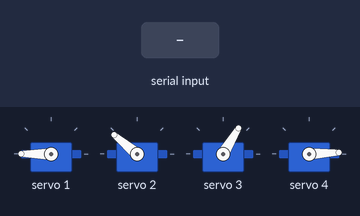
A sketch run on a simulated Arduino Uno, built with avr-gcc and run on an emulated ATmega328P. On the bench: 4 × servo. The test bench sets the inputs (shaded band).

Above: at 9.2 s.
9.3 s: "1" received over Serial
At 10.38 s:
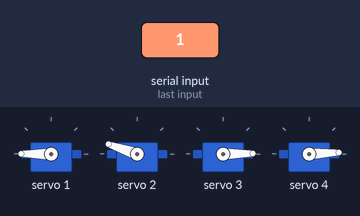
15.3 s: "0" received over Serial
At 16.68 s:
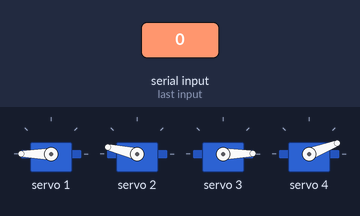
21.3 s: "0" received over Serial
At 23.44 s:
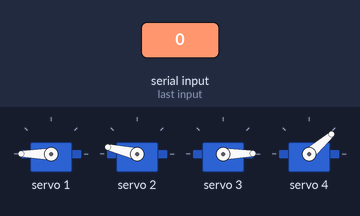
Timing chart, 0 to 29.7 s (numbered marks = the images above; inputs shaded):
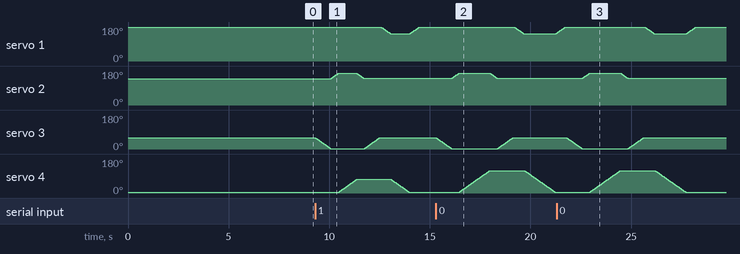

Measured:
- after the input at 9.3 s, servo 2: rises from 140° to 167° in 0.35 s, then falls to 141° in 1.3 s; servo 4: rises from 3° to 72° in 0.91 s, then falls to 3° in 2.6 s
- after the input at 15.3 s, servo 2: rises from 141° to 167° in 0.32 s, then falls to 141° in 1.9 s; servo 4: rises from 3° to 119° in 1.5 s, then falls to 3° in 3.3 s
- after the input at 21.3 s, servo 2: rises from 141° to 167° in 0.32 s, then falls to 141° in 1.9 s; servo 4: rises from 3° to 119° in 1.5 s, then falls to 3° in 3.3 s

The sketch:

automated_robot_control.ino
```cpp
//import the required librabries
#include<Wire.h> // To communicate with PCA9685 Servomotor driver which uses I2C communication protocol
#include<Adafruit_PWMServoDriver.h> // To set the pwm frequency and control the servomotors
Adafruit_PWMServoDriver pwm = Adafruit_PWMServoDriver(); // create an object

// servomotor 1 is the elbow motor
// servomotor 2 is the shoulder motor
// servomotor 3 is the gripper motor
// servomotor 4 is the base motor

// initialize the variables
int desired_position_value1; // the desired_position_value of the servomotor 1
int current_position_value1; // current_position_value of the servomotor 1
int desired_position_value2;
int current_position_value2;
int desired_position_value3;
int current_position_value3;
int desired_position_value4;
int current_position_value4;
int object_category_data; // to read and store the object classification data received from the Deep Learning model

void setup()
{
  Serial.begin(9600); // initialize the serial motor to view the print statements
  pwm.begin(); // initialize the pwm object
  pwm.setPWMFreq(55); // set the pwm frequency which is typically 55 Hz for MG90S servomotor
  // initialize the servomotor positions. Servomotors are controlled by potentiometers to determine all these values
  current_position_value1 = 550;
  current_position_value2 = 448;
  current_position_value3 = 260;
  current_position_value4 = 130;
  // Bring the servomotors to the home position
  //setPWM() syntax - setPWM(channel, on, off). The pin will be high from on to off value range (also known as tick values)
  pwm.setPWM(1,0,current_position_value1);
  delay(2000);
  pwm.setPWM(2,0,current_position_value2);
  delay(2000);
  pwm.setPWM(3,0,current_position_value3);
  delay(2000);
  pwm.setPWM(4,0,current_position_value4);
  delay(2000);
}

void loop()
{
  while(Serial.available())
  {
  object_category_data = Serial.read();
  // if object_category_data == 1, then pick the object and place it in the green position
  if(object_category_data=='1')
  {
  desired_position_value3= 125; // desired_position_value position
  // if the desired_position_value position and current_position_value position is not
  if(desired_position_value3 != current_position_value3)
  {
    // if the desired position value is greater than current position value then the current position value has to be incremented to reach the desired position
    if(desired_position_value3>current_position_value3)
    {
      for(int i=current_position_value3; i<=desired_position_value3; i++)
      {pwm.setPWM(3,0,i);
        delay(5);} // a delay of 5ms is added to control the speed of the servomotor
      current_position_value3 = desired_position_value3; // set the current position value of the servomotor. This is needed for controlling the motor again
    }
    // if the desired position value is less than current position value then the current position value has to be decremented to reach the desired position
    if(desired_position_value3<current_position_value3)
    {
      for(int j=current_position_value3; j>=desired_position_value3; j--)
      {pwm.setPWM(3,0,j);
        delay(5);}
       current_position_value3 = desired_position_value3;
    }
  }

  desired_position_value2= 510;
  if(desired_position_value2 != current_position_value2)
  {
    if(desired_position_value2>current_position_value2)
    {
      for(int i=current_position_value2; i<=desired_position_value2; i++)
      {pwm.setPWM(2,0,i);
        delay(5);}
      current_position_value2 = desired_position_value2;
    }
    if(desired_position_value2<current_position_value2)
    {
      for(int j=current_position_value2; j>=desired_position_value2; j--)
      {pwm.setPWM(2,0,j);
        delay(5);}
       current_position_value2 = desired_position_value2;
    }
  }

  desired_position_value4= 290;
  if(desired_position_value4 != current_position_value4)
  {
    if(desired_position_value4>current_position_value4)
    {
      for(int i=current_position_value4; i<=desired_position_value4; i++)
      {pwm.setPWM(4,0,i);
        delay(5);}
      current_position_value4 = desired_position_value4;
    }
    if(desired_position_value4<current_position_value4)
    {
      for(int j=current_position_value4; j>=desired_position_value4; j--)
      {pwm.setPWM(4,0,j);
        delay(5);}
       current_position_value4 = desired_position_value4;
    }
  }

  desired_position_value2= 450;
  if(desired_position_value2 != current_position_value2)
  {
    if(desired_position_value2>current_position_value2)
    {
      for(int i=current_position_value2; i<=desired_position_value2; i++)
      {pwm.setPWM(2,0,i);
        delay(5);}
      current_position_value2 = desired_position_value2;
    }
    if(desired_position_value2<current_position_value2)
    {
      for(int j=current_position_value2; j>=desired_position_value2; j--)
      {pwm.setPWM(2,0,j);
        delay(5);}
       current_position_value2 = desired_position_value2;
    }
  }

  desired_position_value3= 260;
  if(desired_position_value3 != current_position_value3)
  {
    if(desired_position_value3>current_position_value3)
    {
      for(int i=current_position_value3; i<=desired_position_value3; i++)
      {pwm.setPWM(3,0,i);
        delay(5);}
      current_position_value3 = desired_position_value3;
    }
    if(desired_position_value3<current_position_value3)
    {
      for(int j=current_position_value3; j>=desired_position_value3; j--)
      {pwm.setPWM(3,0,j);
        delay(5);}
       current_position_value3 = desired_position_value3;
    }
  }

  desired_position_value1= 455;
  if(desired_position_value1 != current_position_value1)
  {
    if(desired_position_value1>current_position_value1)
    {
      for(int i=current_position_value1; i<=desired_position_value1; i++)
      {pwm.setPWM(1,0,i);
        delay(5);}
      current_position_value1 = desired_position_value1;
    }
    if(desired_position_value1<current_position_value1)
    {
      for(int j=current_position_value1; j>=desired_position_value1; j--)
      {pwm.setPWM(1,0,j);
        delay(5);}
       current_position_value1 = desired_position_value1;
    }
  }

  desired_position_value4= 130;
  if(desired_position_value4 != current_position_value4)
  {
    if(desired_position_value4>current_position_value4)
    {
      for(int i=current_position_value4; i<=desired_position_value4; i++)
      {pwm.setPWM(4,0,i);
        delay(5);}
      current_position_value4 = desired_position_value4;
    }
    if(desired_position_value4<current_position_value4)
    {
      for(int j=current_position_value4; j>=desired_position_value4; j--)
      {pwm.setPWM(4,0,j);
        delay(5);}
       current_position_value4 = desired_position_value4;
    }
  }

  desired_position_value1= 550;
  if(desired_position_value1 != current_position_value1)
  {
    if(desired_position_value1>current_position_value1)
    {
      for(int i=current_position_value1; i<=desired_position_value1; i++)
      {pwm.setPWM(1,0,i);
        delay(5);}
      current_position_value1 = desired_position_value1;
    }
    if(desired_position_value1<current_position_value1)
    {
      for(int j=current_position_value1; j>=desired_position_value1; j--)
      {pwm.setPWM(1,0,j);
        delay(5);}
       current_position_value1 = desired_position_value1;
    }
  }
  }
  // if object_category_data == 0, then pick the object and place it in the orange position
  else if(object_category_data=='0')
  {
  desired_position_value3= 125;
  if(desired_position_value3 != current_position_value3)
  {
    if(desired_position_value3>current_position_value3)
    {
      for(int i=current_position_value3; i<=desired_position_value3; i++)
      {pwm.setPWM(3,0,i);
        delay(5);}
      current_position_value3 = desired_position_value3;
    }
    if(desired_position_value3<current_position_value3)
    {
      for(int j=current_position_value3; j>=desired_position_value3; j--)
      {pwm.setPWM(3,0,j);
        delay(5);}
       current_position_value3 = desired_position_value3;
    }
  }

  desired_position_value2= 510;
  if(desired_position_value2 != current_position_value2)
  {
    if(desired_position_value2>current_position_value2)
    {
      for(int i=current_position_value2; i<=desired_position_value2; i++)
      {pwm.setPWM(2,0,i);
        delay(5);}
      current_position_value2 = desired_position_value2;
    }
    if(desired_position_value2<current_position_value2)
    {
      for(int j=current_position_value2; j>=desired_position_value2; j--)
      {pwm.setPWM(2,0,j);
        delay(5);}
       current_position_value2 = desired_position_value2;
    }
  }

  desired_position_value4= 400;
  if(desired_position_value4 != current_position_value4)
  {
    if(desired_position_value4>current_position_value4)
    {
      for(int i=current_position_value4; i<=desired_position_value4; i++)
      {pwm.setPWM(4,0,i);
        delay(5);}
      current_position_value4 = desired_position_value4;
    }
    if(desired_position_value4<current_position_value4)
    {
      for(int j=current_position_value4; j>=desired_position_value4; j--)
      {pwm.setPWM(4,0,j);
        delay(5);}
       current_position_value4 = desired_position_value4;
    }
  }

  desired_position_value2= 450;
  if(desired_position_value2 != current_position_value2)
  {
    if(desired_position_value2>current_position_value2)
    {
      for(int i=current_position_value2; i<=desired_position_value2; i++)
      {pwm.setPWM(2,0,i);
        delay(5);}
      current_position_value2 = desired_position_value2;
    }
    if(desired_position_value2<current_position_value2)
    {
      for(int j=current_position_value2; j>=desired_position_value2; j--)
      {pwm.setPWM(2,0,j);
        delay(5);}
       current_position_value2 = desired_position_value2;
    }
  }

  desired_position_value3= 260;
  if(desired_position_value3 != current_position_value3)
  {
    if(desired_position_value3>current_position_value3)
    {
      for(int i=current_position_value3; i<=desired_position_value3; i++)
      {pwm.setPWM(3,0,i);
        delay(5);}
      current_position_value3 = desired_position_value3;
    }
    if(desired_position_value3<current_position_value3)
    {
      for(int j=current_position_value3; j>=desired_position_value3; j--)
      {pwm.setPWM(3,0,j);
        delay(5);}
       current_position_value3 = desired_position_value3;
    }
  }

  desired_position_value1= 455;
  if(desired_position_value1 != current_position_value1)
  {
    if(desired_position_value1>current_position_value1)
    {
      for(int i=current_position_value1; i<=desired_position_value1; i++)
      {pwm.setPWM(1,0,i);
        delay(5);}
      current_position_value1 = desired_position_value1;
    }
    if(desired_position_value1<current_position_value1)
    {
      for(int j=current_position_value1; j>=desired_position_value1; j--)
      {pwm.setPWM(1,0,j);
        delay(5);}
       current_position_value1 = desired_position_value1;
    }
  }

  desired_position_value4= 130;
  if(desired_position_value4 != current_position_value4)
  {
    if(desired_position_value4>current_position_value4)
    {
      for(int i=current_position_value4; i<=desired_position_value4; i++)
      {pwm.setPWM(4,0,i);
        delay(5);}
      current_position_value4 = desired_position_value4;
    }
    if(desired_position_value4<current_position_value4)
    {
      for(int j=current_position_value4; j>=desired_position_value4; j--)
      {pwm.setPWM(4,0,j);
        delay(5);}
       current_position_value4 = desired_position_value4;
    }
  }

  desired_position_value1= 550;
  if(desired_position_value1 != current_position_value1)
  {
    if(desired_position_value1>current_position_value1)
    {
      for(int i=current_position_value1; i<=desired_position_value1; i++)
      {pwm.setPWM(1,0,i);
        delay(5);}
      current_position_value1 = desired_position_value1;
    }
    if(desired_position_value1<current_position_value1)
    {
      for(int j=current_position_value1; j>=desired_position_value1; j--)
      {pwm.setPWM(1,0,j);
        delay(5);}
       current_position_value1 = desired_position_value1;
    }
  }
  }
  }

}
```
